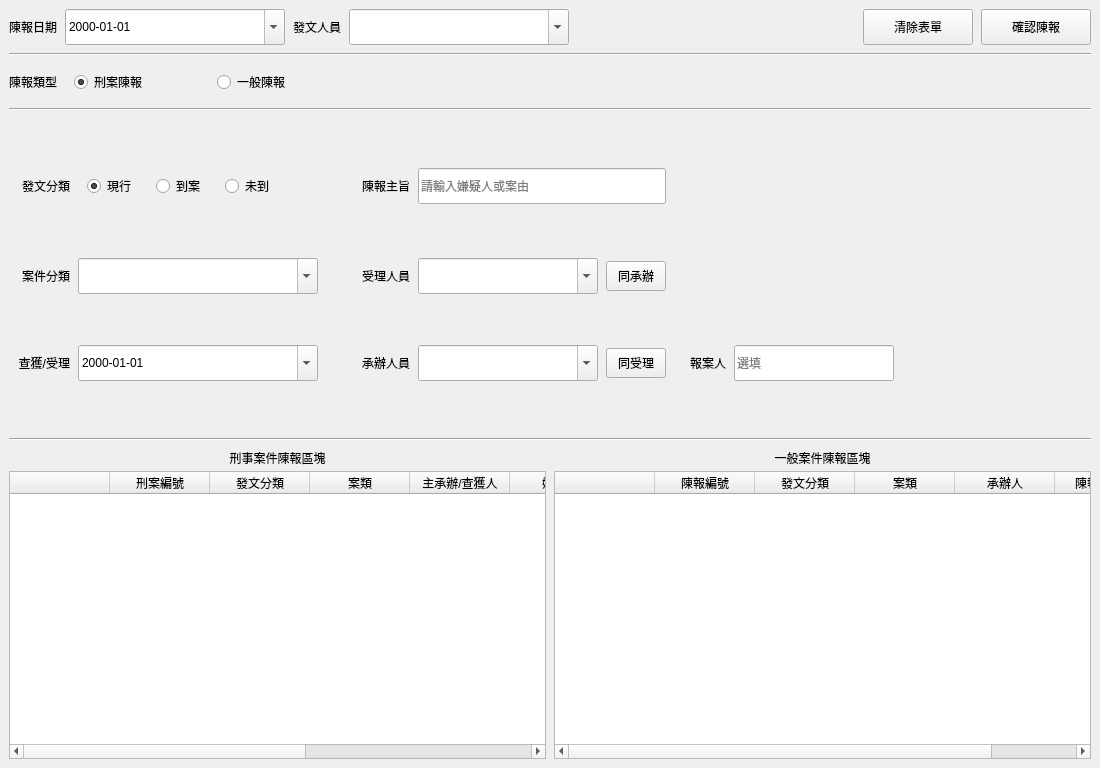
<?xml version="1.0" encoding="UTF-8"?>
<ui version="4.0">
 <class>MainWindow</class>
 <widget class="QMainWindow" name="MainWindow">
  <property name="geometry">
   <rect><x>0</x><y>0</y><width>1100</width><height>768</height></rect>
  </property>
  <property name="windowTitle"><string>公文管理系統 - 公文陳報</string></property>
  <widget class="QWidget" name="centralwidget">
   <layout class="QVBoxLayout" name="mainVerticalLayout">
    <property name="spacing"><number>8</number></property>
    <property name="contentsMargins"><number>8</number><number>8</number><number>8</number><number>8</number></property>

    <!-- row0: 陳報日期 | 發文人員 | spacer | 清除 | 確認 -->
    <item>
     <layout class="QGridLayout" name="topGrid">
      <property name="horizontalSpacing"><number>8</number></property>
      <property name="verticalSpacing"><number>8</number></property>

      <item row="0" column="0">
       <widget class="QLabel"><property name="text"><string>陳報日期</string></property>
        <property name="alignment"><set>Qt::AlignRight|Qt::AlignVCenter</set></property></widget>
      </item>
      <item row="0" column="1">
       <widget class="QDateEdit" name="rpt_date">
        <property name="minimumSize"><size><width>220</width><height>36</height></size></property>
        <property name="maximumSize"><size><width>220</width><height>36</height></size></property>
        <property name="calendarPopup"><bool>true</bool></property>
        <property name="displayFormat"><string>yyyy-MM-dd</string></property>
       </widget>
      </item>
      <item row="0" column="2">
       <widget class="QLabel"><property name="text"><string>發文人員</string></property>
        <property name="alignment"><set>Qt::AlignRight|Qt::AlignVCenter</set></property></widget>
      </item>
      <item row="0" column="3">
       <widget class="QComboBox" name="rpt_sender">
        <property name="minimumSize"><size><width>220</width><height>36</height></size></property>
        <property name="maximumSize"><size><width>220</width><height>36</height></size></property>
        <property name="editable"><bool>true</bool></property>
       </widget>
      </item>
      <item row="0" column="4">
       <spacer><property name="orientation"><enum>Qt::Horizontal</enum></property>
        <property name="sizeHint" stdset="0"><size><width>20</width><height>0</height></size></property></spacer>
      </item>
      <item row="0" column="5">
       <widget class="QPushButton" name="btn_rpt_clear">
        <property name="minimumSize"><size><width>110</width><height>36</height></size></property>
        <property name="maximumSize"><size><width>110</width><height>36</height></size></property>
        <property name="text"><string>清除表單</string></property>
       </widget>
      </item>
      <item row="0" column="6">
       <widget class="QPushButton" name="btn_rpt_submit">
        <property name="minimumSize"><size><width>110</width><height>36</height></size></property>
        <property name="maximumSize"><size><width>110</width><height>36</height></size></property>
        <property name="text"><string>確認陳報</string></property>
       </widget>
      </item>

      <!-- 分隔線 -->
      <item row="1" column="0" colspan="7">
       <widget class="QFrame" name="line_top">
        <property name="frameShape"><enum>QFrame::HLine</enum></property>
        <property name="frameShadow"><enum>QFrame::Sunken</enum></property>
       </widget>
      </item>

      <!-- Radio -->
      <item row="2" column="0">
       <widget class="QLabel"><property name="text"><string>陳報類型</string></property>
        <property name="alignment"><set>Qt::AlignRight|Qt::AlignVCenter</set></property></widget>
      </item>
      <item row="2" column="1" colspan="3">
       <widget class="QWidget" name="type_radio_group">
        <property name="minimumSize"><size><width>280</width><height>36</height></size></property>
        <property name="maximumSize"><size><width>280</width><height>36</height></size></property>
        <layout class="QHBoxLayout">
         <property name="spacing"><number>24</number></property>
         <property name="contentsMargins"><number>0</number><number>0</number><number>0</number><number>0</number></property>
         <item>
          <widget class="QRadioButton" name="radio_criminal">
           <property name="text"><string>刑案陳報</string></property>
           <property name="checked"><bool>true</bool></property>
          </widget>
         </item>
         <item>
          <widget class="QRadioButton" name="radio_general">
           <property name="text"><string>一般陳報</string></property>
          </widget>
         </item>
        </layout>
       </widget>
      </item>

      <!-- 分隔線 -->
      <item row="3" column="0" colspan="7">
       <widget class="QFrame" name="line_mid">
        <property name="frameShape"><enum>QFrame::HLine</enum></property>
        <property name="frameShadow"><enum>QFrame::Sunken</enum></property>
       </widget>
      </item>

     </layout>
    </item>

    <!-- ── QStackedWidget：刑案 / 一般各自獨立，固定高度不跳動 ── -->
    <item>
     <widget class="QStackedWidget" name="formStack">
      <property name="minimumHeight"><number>148</number></property>
      <property name="maximumHeight"><number>148</number></property>

      <!-- page 0：刑案（3行）
           欄位規劃：
           col0=左標籤  col1=左欄位  col2=區塊間距spacer
           col3=中標籤  col4=中欄位  col5=同XX按鈕  col6=區塊間距spacer
           col7=報案人標籤  col8=報案人輸入
      -->
      <widget class="QWidget" name="page_criminal">
       <layout class="QGridLayout" name="crimGrid">
        <property name="horizontalSpacing"><number>8</number></property>
        <property name="verticalSpacing"><number>14</number></property>
        <property name="contentsMargins"><number>0</number><number>6</number><number>0</number><number>6</number></property>

        <!-- ── 左欄 ── -->
        <!-- row0 col0-1: 發文分類 radio -->
        <item row="0" column="0">
         <widget class="QLabel"><property name="text"><string>發文分類</string></property>
          <property name="alignment"><set>Qt::AlignRight|Qt::AlignVCenter</set></property></widget>
        </item>
        <item row="0" column="1">
         <widget class="QWidget" name="crim_status_group">
          <property name="minimumSize"><size><width>260</width><height>36</height></size></property>
          <layout class="QHBoxLayout" name="statusRadioLayout">
           <property name="spacing"><number>20</number></property>
           <property name="contentsMargins"><number>0</number><number>0</number><number>0</number><number>0</number></property>
           <item><widget class="QRadioButton" name="radio_status_a">
            <property name="text"><string>現行</string></property>
            <property name="checked"><bool>true</bool></property>
           </widget></item>
           <item><widget class="QRadioButton" name="radio_status_b">
            <property name="text"><string>到案</string></property>
           </widget></item>
           <item><widget class="QRadioButton" name="radio_status_c">
            <property name="text"><string>未到</string></property>
           </widget></item>
           <item><spacer><property name="orientation"><enum>Qt::Horizontal</enum></property>
            <property name="sizeHint" stdset="0"><size><width>0</width><height>0</height></size></property></spacer></item>
          </layout>
         </widget>
        </item>

        <!-- row1 col0-1: 案件分類 -->
        <item row="1" column="0">
         <widget class="QLabel" name="lbl_crim_casetype"><property name="text"><string>案件分類</string></property>
          <property name="alignment"><set>Qt::AlignRight|Qt::AlignVCenter</set></property></widget>
        </item>
        <item row="1" column="1">
         <widget class="QComboBox" name="crim_casetype">
          <property name="minimumSize"><size><width>240</width><height>36</height></size></property>
          <property name="maximumSize"><size><width>240</width><height>36</height></size></property>
          <property name="editable"><bool>true</bool></property>
         </widget>
        </item>

        <!-- row2 col0-1: 查獲/受理 -->
        <item row="2" column="0">
         <widget class="QLabel" name="lbl_crim_occdate"><property name="text"><string>查獲/受理</string></property>
          <property name="alignment"><set>Qt::AlignRight|Qt::AlignVCenter</set></property></widget>
        </item>
        <item row="2" column="1">
         <widget class="QDateEdit" name="crim_occdate">
          <property name="minimumSize"><size><width>240</width><height>36</height></size></property>
          <property name="maximumSize"><size><width>240</width><height>36</height></size></property>
          <property name="calendarPopup"><bool>true</bool></property>
          <property name="displayFormat"><string>yyyy-MM-dd</string></property>
         </widget>
        </item>

        <!-- ── 區塊間距 col2 ── -->
        <item row="0" column="2" rowspan="3">
         <spacer><property name="orientation"><enum>Qt::Horizontal</enum></property>
          <property name="sizeHint" stdset="0"><size><width>16</width><height>0</height></size></property>
          <property name="sizeType"><enum>QSizePolicy::Fixed</enum></property></spacer>
        </item>

        <!-- ── 中欄 ── -->
        <!-- row0 col3-5: 陳報主旨（colspan=2 對齊按鈕右緣） -->
        <item row="0" column="3">
         <widget class="QLabel" name="lbl_crim_subject"><property name="text"><string>陳報主旨</string></property>
          <property name="alignment"><set>Qt::AlignRight|Qt::AlignVCenter</set></property></widget>
        </item>
        <item row="0" column="4" colspan="2">
         <widget class="QLineEdit" name="crim_subject">
          <property name="minimumSize"><size><width>0</width><height>36</height></size></property>
          <property name="placeholderText"><string>請輸入嫌疑人或案由</string></property>
         </widget>
        </item>

        <!-- row1 col3-5: 受理人員 + 同承辦 -->
        <item row="1" column="3">
         <widget class="QLabel" name="lbl_crim_receiver"><property name="text"><string>受理人員</string></property>
          <property name="alignment"><set>Qt::AlignRight|Qt::AlignVCenter</set></property></widget>
        </item>
        <item row="1" column="4">
         <widget class="QComboBox" name="crim_receiver">
          <property name="minimumSize"><size><width>180</width><height>36</height></size></property>
          <property name="editable"><bool>true</bool></property>
         </widget>
        </item>
        <item row="1" column="5">
         <widget class="QPushButton" name="btn_copy_to_receiver">
          <property name="minimumSize"><size><width>60</width><height>30</height></size></property>
          <property name="maximumSize"><size><width>60</width><height>30</height></size></property>
          <property name="text"><string>同承辦</string></property>
         </widget>
        </item>

        <!-- row2 col3-5: 承辦人員 + 同受理 -->
        <item row="2" column="3">
         <widget class="QLabel" name="lbl_crim_processor"><property name="text"><string>承辦人員</string></property>
          <property name="alignment"><set>Qt::AlignRight|Qt::AlignVCenter</set></property></widget>
        </item>
        <item row="2" column="4">
         <widget class="QComboBox" name="crim_processor">
          <property name="minimumSize"><size><width>180</width><height>36</height></size></property>
          <property name="editable"><bool>true</bool></property>
         </widget>
        </item>
        <item row="2" column="5">
         <widget class="QPushButton" name="btn_copy_to_processor">
          <property name="minimumSize"><size><width>60</width><height>30</height></size></property>
          <property name="maximumSize"><size><width>60</width><height>30</height></size></property>
          <property name="text"><string>同受理</string></property>
         </widget>
        </item>

        <!-- ── 區塊間距 col6 ── -->
        <item row="0" column="6" rowspan="3">
         <spacer><property name="orientation"><enum>Qt::Horizontal</enum></property>
          <property name="sizeHint" stdset="0"><size><width>16</width><height>0</height></size></property>
          <property name="sizeType"><enum>QSizePolicy::Fixed</enum></property></spacer>
        </item>

        <!-- ── 報案人區塊 col7-8，只在 row2 ── -->
        <item row="2" column="7">
         <widget class="QLabel" name="lbl_crim_reporter"><property name="text"><string>報案人</string></property>
          <property name="alignment"><set>Qt::AlignRight|Qt::AlignVCenter</set></property></widget>
        </item>
        <item row="2" column="8">
         <widget class="QLineEdit" name="crim_reporter">
          <property name="minimumSize"><size><width>160</width><height>36</height></size></property>
          <property name="maximumSize"><size><width>160</width><height>36</height></size></property>
          <property name="placeholderText"><string>選填</string></property>
         </widget>
        </item>

        <!-- ── 右側彈性空間 ── -->
        <item row="0" column="9" rowspan="3">
         <spacer><property name="orientation"><enum>Qt::Horizontal</enum></property>
          <property name="sizeHint" stdset="0"><size><width>0</width><height>0</height></size></property>
          <property name="sizeType"><enum>QSizePolicy::Expanding</enum></property></spacer>
        </item>

       </layout>
      </widget>
      <widget class="QWidget" name="page_general">
       <layout class="QGridLayout" name="genGrid">
        <property name="horizontalSpacing"><number>8</number></property>
        <property name="verticalSpacing"><number>14</number></property>
        <property name="contentsMargins"><number>0</number><number>6</number><number>0</number><number>6</number></property>

        <!-- col0=左標籤 col1=左欄位 col2=間距 col3=右標籤 col4=右欄位 col5=expanding -->

        <!-- row0: 發文分類(radio) | 業務單位 -->
        <item row="0" column="0">
         <widget class="QLabel" name="lbl_gen_cat"><property name="text"><string>發文分類</string></property>
          <property name="alignment"><set>Qt::AlignRight|Qt::AlignVCenter</set></property></widget>
        </item>
        <item row="0" column="1">
         <widget class="QWidget" name="gen_cat_group">
          <property name="minimumSize"><size><width>260</width><height>36</height></size></property>
          <layout class="QHBoxLayout" name="genCatRadioLayout">
           <property name="spacing"><number>20</number></property>
           <property name="contentsMargins"><number>0</number><number>0</number><number>0</number><number>0</number></property>
           <item><widget class="QRadioButton" name="radio_gen_cat_a">
            <property name="text"><string>業務</string></property>
            <property name="checked"><bool>true</bool></property>
           </widget></item>
           <item><widget class="QRadioButton" name="radio_gen_cat_b">
            <property name="text"><string>其他</string></property>
           </widget></item>
           <item><widget class="QRadioButton" name="radio_gen_cat_c">
            <property name="text"><string>相驗</string></property>
           </widget></item>
          </layout>
         </widget>
        </item>
        <!-- 區塊間距 -->
        <item row="0" column="2" rowspan="2">
         <spacer><property name="orientation"><enum>Qt::Horizontal</enum></property>
          <property name="sizeHint" stdset="0"><size><width>24</width><height>0</height></size></property>
          <property name="sizeType"><enum>QSizePolicy::Fixed</enum></property></spacer>
        </item>
        <item row="0" column="3">
         <widget class="QLabel" name="lbl_gen_dept"><property name="text"><string>業務單位</string></property>
          <property name="alignment"><set>Qt::AlignRight|Qt::AlignVCenter</set></property></widget>
        </item>
        <item row="0" column="4">
         <widget class="QComboBox" name="gen_dept">
          <property name="minimumSize"><size><width>220</width><height>36</height></size></property>
          <property name="maximumSize"><size><width>220</width><height>36</height></size></property>
          <property name="editable"><bool>true</bool></property>
         </widget>
        </item>

        <!-- row1: 承辦人 | 陳報主旨 -->
        <item row="1" column="0">
         <widget class="QLabel" name="lbl_gen_processor"><property name="text"><string>承辦人</string></property>
          <property name="alignment"><set>Qt::AlignRight|Qt::AlignVCenter</set></property></widget>
        </item>
        <item row="1" column="1">
         <widget class="QComboBox" name="gen_processor">
          <property name="minimumSize"><size><width>220</width><height>36</height></size></property>
          <property name="maximumSize"><size><width>220</width><height>36</height></size></property>
          <property name="editable"><bool>true</bool></property>
         </widget>
        </item>
        <item row="1" column="3">
         <widget class="QLabel" name="lbl_gen_subject"><property name="text"><string>陳報主旨</string></property>
          <property name="alignment"><set>Qt::AlignRight|Qt::AlignVCenter</set></property></widget>
        </item>
        <item row="1" column="4">
         <widget class="QLineEdit" name="gen_subject">
          <property name="minimumSize"><size><width>220</width><height>36</height></size></property>
          <property name="placeholderText"><string>請輸入陳報主旨</string></property>
         </widget>
        </item>

        <!-- 右側 expanding spacer -->
        <item row="0" column="5" rowspan="2">
         <spacer><property name="orientation"><enum>Qt::Horizontal</enum></property>
          <property name="sizeHint" stdset="0"><size><width>0</width><height>0</height></size></property>
          <property name="sizeType"><enum>QSizePolicy::Expanding</enum></property></spacer>
        </item>

       </layout>
      </widget>

     </widget>
    </item>

    <!-- 分隔線 -->
    <item>
     <widget class="QFrame" name="line_bot">
      <property name="frameShape"><enum>QFrame::HLine</enum></property>
      <property name="frameShadow"><enum>QFrame::Sunken</enum></property>
     </widget>
    </item>

    <!-- ═══ 下半部：左右並列預覽 ═══ -->
    <item>
     <layout class="QHBoxLayout" name="previewLayout">
      <property name="spacing"><number>8</number></property>

      <item>
       <layout class="QVBoxLayout" name="criminalPreviewLayout">
        <property name="spacing"><number>4</number></property>
        <item>
         <widget class="QLabel" name="lbl_criminal_title">
          <property name="text"><string>刑事案件陳報區塊</string></property>
          <property name="alignment"><set>Qt::AlignCenter</set></property>
         </widget>
        </item>
        <item>
         <widget class="QTableWidget" name="crim_tableWidget">
          <property name="selectionBehavior"><enum>QAbstractItemView::SelectRows</enum></property>
          <column><property name="text"><string></string></property></column>
          <column><property name="text"><string>刑案編號</string></property></column>
          <column><property name="text"><string>發文分類</string></property></column>
          <column><property name="text"><string>案類</string></property></column>
          <column><property name="text"><string>主承辦/查獲人</string></property></column>
          <column><property name="text"><string>嫌疑人</string></property></column>
          <column><property name="text"><string>受理/查獲日期</string></property></column>
          <column><property name="text"><string>受理人</string></property></column>
          <column><property name="text"><string>報案人</string></property></column>
         </widget>
        </item>
       </layout>
      </item>

      <item>
       <layout class="QVBoxLayout" name="generalPreviewLayout">
        <property name="spacing"><number>4</number></property>
        <item>
         <widget class="QLabel" name="lbl_general_title">
          <property name="text"><string>一般案件陳報區塊</string></property>
          <property name="alignment"><set>Qt::AlignCenter</set></property>
         </widget>
        </item>
        <item>
         <widget class="QTableWidget" name="gen_tableWidget">
          <property name="selectionBehavior"><enum>QAbstractItemView::SelectRows</enum></property>
          <column><property name="text"><string></string></property></column>
          <column><property name="text"><string>陳報編號</string></property></column>
          <column><property name="text"><string>發文分類</string></property></column>
          <column><property name="text"><string>案類</string></property></column>
          <column><property name="text"><string>承辦人</string></property></column>
          <column><property name="text"><string>陳報單主旨</string></property></column>
         </widget>
        </item>
       </layout>
      </item>

     </layout>
    </item>

   </layout>
  </widget>
 </widget>
 <tabstops>
  <tabstop>crim_subject</tabstop>
  <tabstop>rpt_date</tabstop>
  <tabstop>rpt_sender</tabstop>
  <tabstop>crim_casetype</tabstop>
  <tabstop>crim_receiver</tabstop>
  <tabstop>crim_processor</tabstop>
  <tabstop>crim_occdate</tabstop>
  <tabstop>crim_reporter</tabstop>
 </tabstops>
</ui>
